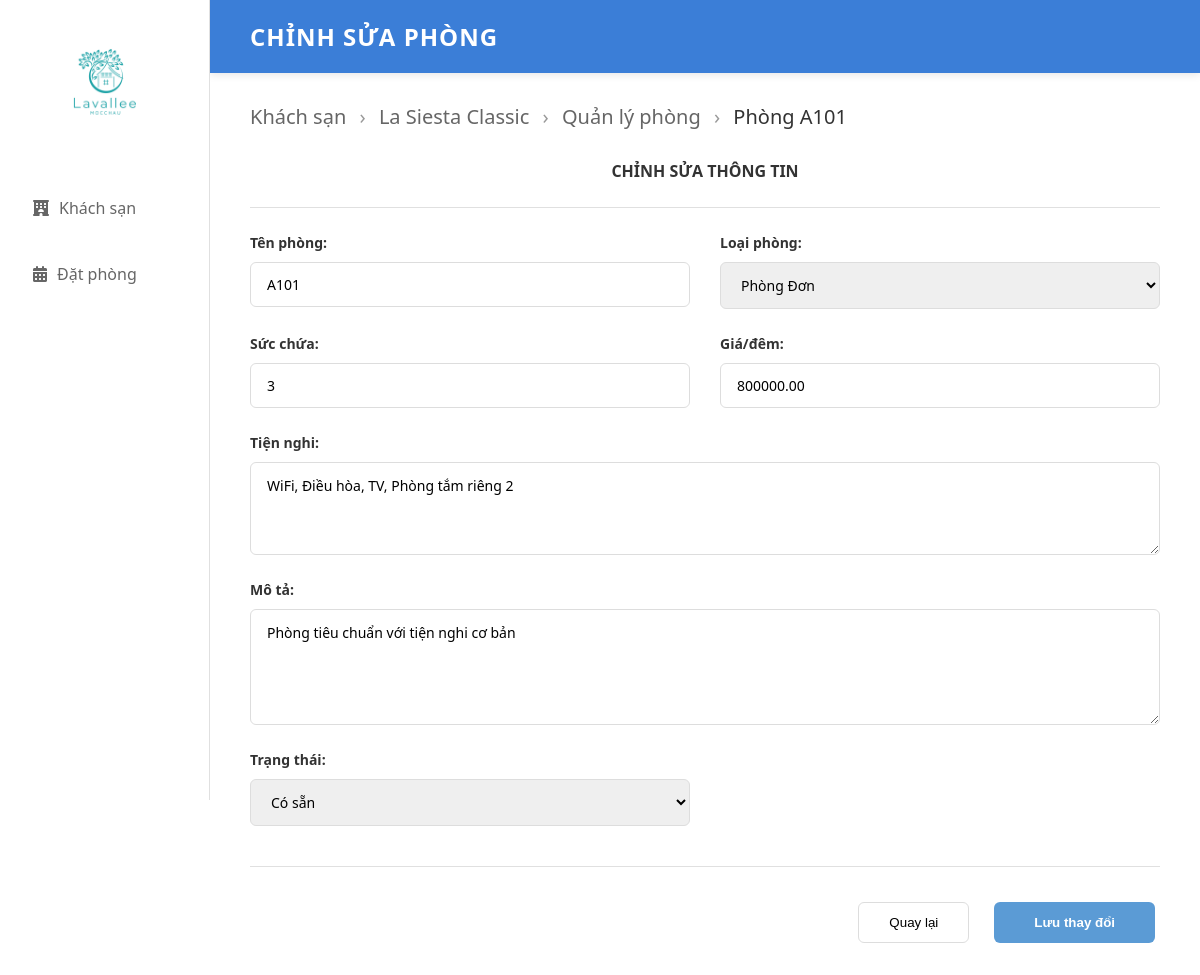
Screenshot of /admin-suattphong.php?id=1 (signed in) with the database file from the repository.
### tables this page shows
CREATE TABLE `rooms` (
  `room_id` int NOT NULL,
  `hotel_id` int NOT NULL,
  `room_type` enum('Phòng Đơn','Phòng Đôi') NOT NULL,
  `room_number` varchar(10) NOT NULL,
  `price_per_night` decimal(10,2) NOT NULL,
  `amenities` text,
  `capacity` int NOT NULL DEFAULT '1',
  `status` enum('Có sẵn','Đặt trước','Đang sử dụng','Bảo trì') DEFAULT 'Có sẵn',
  `description` text,
  `created_at` timestamp NOT NULL DEFAULT CURRENT_TIMESTAMP,
  `updated_at` timestamp NOT NULL DEFAULT CURRENT_TIMESTAMP ON UPDATE CURRENT_TIMESTAMP
);

CREATE TABLE `khachsan` (
  `MaKS` int NOT NULL,
  `Ten` varchar(255) NOT NULL,
  `hangkhachsan` enum('cao cấp','sang trọng','bình dân') NOT NULL,
  `diemdg` decimal(2,1) DEFAULT '0.0',
  `xemhang` enum('xuất sắc','tốt','bình thường','kém','rất tệ') DEFAULT 'bình thường',
  `vitri` text,
  `khuvuc` varchar(100) NOT NULL,
  `mota` text,
  `giatri1` varchar(100) DEFAULT NULL,
  `giatri2` varchar(100) DEFAULT NULL,
  `giatri3` varchar(100) DEFAULT NULL,
  `giatri4` varchar(100) DEFAULT NULL,
  `anhmain` varchar(255) DEFAULT NULL,
  `anh1` varchar(255) DEFAULT NULL,
  `anh2` varchar(255) DEFAULT NULL,
  `anh3` varchar(255) DEFAULT NULL,
  `anh4` varchar(255) DEFAULT NULL,
  `motachitiet` text,
  `price` decimal(10,2) DEFAULT '0.00',
  `created_at` timestamp NOT NULL DEFAULT CURRENT_TIMESTAMP
);

### admin-suattphong.php (the view, shortened to what this page needs)
<!DOCTYPE html>
<html lang="vi">
<head>
    <link rel="stylesheet" href="CSS/style4.css">
    <link rel="stylesheet" href="https://cdnjs.cloudflare.com/ajax/libs/font-awesome/6.5.0/css/all.min.css">
</head>
<body>
    <?php
    require_once 'controllers/RoomController.php';
    $roomId = intval($_GET['id'] ?? 0);
    $room_sql = "SELECT r.*, h.Ten as hotel_name FROM rooms r
                 LEFT JOIN khachsan h ON r.hotel_id = h.MaKS
                 WHERE r.room_id = ?";
    $stmt = $conn->prepare($room_sql);
    $stmt->bind_param("i", $roomId);
    $stmt->execute();
    $result = $stmt->get_result();
    $room = $result->fetch_assoc();
    ?>
    <div class="container">
        <aside class="sidebar">
            <div class="logo">
                <a href="index.php"><img src="img/logo.jpg" alt="Lavaliee Hotels"></a>
            </div>
            <nav class="menu">
                <a href="admin-dashboard.php" class="menu-item">
                    <i class="fa-solid fa-hotel" style="margin: 10px"></i> Khách sạn
                </a>
                <a href="admin-KSdsdatphong.php" class="menu-item">
                    <i class="fa-solid fa-calendar-days" style="margin: 10px"></i> Đặt phòng
                </a>
            </nav>
        </aside>
        <main class="main-content">
            <header class="header">
                <h1>CHỈNH SỬA PHÒNG</h1>
            </header>
            <div class="content-wrapper">
                <div class="page-header">
                    <h2>
                        <a href="admin-dashboard.php" class="breadcrumb">Khách sạn</a>
                        <span class="separator">›</span>
                        <a href="admin-CTkhachsan.php?id=<?php echo $room['hotel_id']; ?>" class="breadcrumb"><?php echo htmlspecialchars($room['hotel_name']); ?></a>
                        <span class="separator">›</span>
                        <a href="admin-QLphong.php?id=<?php echo $room['hotel_id']; ?>" class="breadcrumb">Quản lý phòng</a>
                        <span class="separator">›</span>
                        Phòng <?php echo htmlspecialchars($room['room_number']); ?>
                    </h2>
                </div>
                <div class="room-detail-card">
                    <div class="detail-header">
                        <center><H4 class="form-header">CHỈNH SỬA THÔNG TIN</H4></center>
                    </div>
                    <form class="edit-form" id="editRoomForm">
                    <div class="detail-grid">
                        <div class="form-row">
                            <div class="form-group">
                                <label>Tên phòng:</label>
                                <input type="text" name="room_number" class="form-input" value="<?php echo htmlspecialchars($room['room_number']); ?>" required>
                            </div>
                            <div class="form-group">
                                <label>Loại phòng:</label>
                                <select name="room_type" class="form-input" required>
                                    <option value="Phòng Đơn" <?php echo $room['room_type'] === 'Phòng Đơn' ? 'selected' : ''; ?>>Phòng Đơn</option>
                                </select>
                            </div>
                        </div>
                        <div class="form-row">
                            <div class="form-group">
                                <label>Sức chứa:</label>
                                <input type="number" name="capacity" class="form-input" min="1" max="10" value="<?php echo $room['capacity']; ?>" required>
                            </div>
                            <div class="form-group">
                                <label>Giá/đêm:</label>
                                <input type="number" name="price_per_night" class="form-input" min="0" step="1000" value="<?php echo $room['price_per_night']; ?>" required>
                            </div>
                        </div>
                        <div class="form-group full-width">
                            <label>Tiện nghi:</label>
                            <textarea name="amenities" class="form-textarea" rows="3" id = 'editor2' ><?php echo htmlspecialchars($room['amenities']); ?></textarea>
                        </div>
                        <div class="form-group full-width">
                            <label>Mô tả:</label>
                            <textarea name="description" class="form-textarea" rows="4" id = 'editor1' ><?php echo htmlspecialchars($room['description']); ?></textarea>
                        </div>
                        <div class="form-row">
                            <div class="form-group">
                                <label>Trạng thái:</label>
                                <select name="status" class="form-input">
                                    <option value="Có sẵn" <?php echo $room['status'] === 'Có sẵn' ? 'selected' : ''; ?>>Có sẵn</option>
                                </select>
                            </div>
                        </div>
                    </div>
                    <div class="form-actions">
                        <a href="admin-CTphong.php?id=<?php echo $room['room_id']; ?>"><button type="button" class="btn-cancel">Quay lại</button></a>
                        <button type="submit" class="btn-save">Lưu thay đổi</button>
                    </div>
                    </form>
                </div>
            </div>
        </main>
    </div>
</body>
</html>

### CSS/style4.css (style rules this page uses)
* { margin: 0; padding: 0; box-sizing: border-box; }
body { font-family: "Segoe UI", Tahoma, Geneva, Verdana, sans-serif; color: #333; }
.container { display: flex; min-height: 100vh; }
.sidebar { width: 210px; background-color: #fff; border-right: 1px solid #e0e0e0; padding: 20px 0; position: fixed; height: 100vh; left: 0; top: 0; }
.logo { padding: 0 20px 30px; text-align: center; }
.logo img { max-width: 120px; height: auto; }
.menu { display: flex; flex-direction: column; }
.menu-item { display: flex; align-items: center; padding: 15px 20px; color: #666; text-decoration: none; transition: all 0.3s ease; border-left: 3px solid transparent; }
.main-content { margin-left: 210px; flex: 1; width: calc(100% - 210px); }
button { border: none; background: none; outline: none; cursor: pointer; margin: 5px; }
.header { background: linear-gradient(135deg, #3b7ed7 0%, #3b7ed7 100%); color: white; padding: 20px 40px; box-shadow: 0 2px 8px rgba(0, 0, 0, 0.1); }
.header h1 { font-size: 24px; font-weight: 600; letter-spacing: 1px; }
.content-wrapper { padding: 30px 40px; }
.page-header { display: flex; justify-content: space-between; align-items: center; margin-bottom: 30px; }
.page-header h2 { font-size: 20px; color: #333; font-weight: 500; }
.breadcrumb { color: #666; text-decoration: none; }
.separator { color: #999; margin: 0 8px; }
.form-header { margin-bottom: 25px; padding-bottom: 25px; border-bottom: 1px solid #e0e0e0; }
.form-row { display: grid; grid-template-columns: 1fr 1fr; gap: 30px; margin-bottom: 25px; }
.form-group { display: flex; flex-direction: column; }
.form-group.full-width { margin-bottom: 25px; }
.form-group label { font-weight: 600; margin-bottom: 10px; color: #333; font-size: 14px; }
.form-input, .form-textarea { padding: 12px 16px; border: 1px solid #ddd; border-radius: 6px; font-size: 14px; font-family: inherit; transition: border-color 0.3s ease; }
.form-textarea { resize: vertical; line-height: 1.6; }
.form-actions { display: flex; justify-content: flex-end; gap: 15px; margin-top: 40px; padding-top: 30px; border-top: 1px solid #e0e0e0; }
.btn-cancel { padding: 12px 30px; border: 1px solid #ddd; background: white; border-radius: 6px; cursor: pointer; font-weight: 500; transition: all 0.3s ease; }
.btn-save { padding: 12px 40px; background: #5b9bd5; color: white; border: none; border-radius: 6px; cursor: pointer; font-weight: 600; transition: all 0.3s ease; }

### rows the page displays
rooms: hotel.Ten "La Siesta Classic", room_number "A101", room_type "Phòng Đơn", capacity "3", price_per_night "800000.00", amenities "WiFi, Điều hòa, TV, Phòng tắm riêng 2", description "Phòng tiêu chuẩn với tiện nghi cơ bản", status "Có sẵn"
